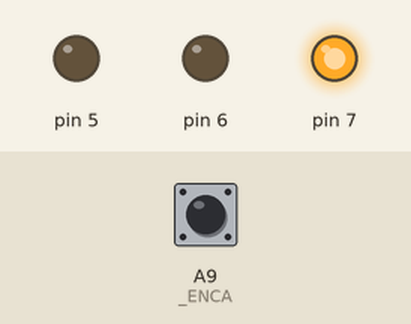
Simulated run of this program. Board: Teensy 3. On the bench: output pins drawn as LEDs (lit = HIGH). The inputs (shaded band) are chosen by the test bench; at power-on: A9 (_ENCA) HIGH. What the program prints to the serial monitor is not drawn.

Above: at 0.1 s.
Timing chart, 0 to 1.6 s (numbered marks = the images above):
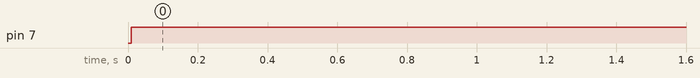

The program:

main.cpp
```cpp
#include <Arduino.h>
#include "SpeedControl.h"


#define IN1 6
#define IN2 7
#define PWM 5

unsigned long timePlot;

Control control(IN1,IN2,PWM);

void setup() {
  Serial.begin(115200);
  control.init();
}

void loop() {
  // control.targetRPM = 100;

  while (Serial.available() > 0)
  {
    String inData = Serial.readStringUntil('\n');
    String data = inData.substring(inData.indexOf("=")+1,inData.indexOf(";"));

    if(inData[0] == 'p') control.kp = data.toFloat();
    else if(inData[0] == 'i') control.ki = data.toFloat();
    else if(inData[0] == 'd') control.kd = data.toFloat();
    else if(inData[0] == 's') control.setRPM(data.toFloat());
  }


  if(millis() - timePlot > 100){
    // timePlot = millis();
    control.showinfo();
    Serial << "KP : "<<control.kp << " , ";
    Serial << "KI : "<<control.ki << " , ";
    Serial << "KD : "<<control.kd << " , ";

    timePlot = millis();
  }

}
```

SpeedControl.h
```cpp
#ifndef SPEED_CONTROL_H
#define SPEED_CONTROL_H
#include <Streaming.h>

#define _ENCA 23
#define _ENCB 22


class Control
{
    private:
        static uint8_t _DIR1;
        static uint8_t _DIR2;
        static uint8_t _PWM;

        // float kp;
        // float ki;
        // float kd;
        static float rpm;
        static float rpmPrev;
        static float eint;
        static float prevError;
        static long prevTimeI;
        static float rpmFilt;
        static int targetRPM;


    public:

        static volatile long encCnt;
        static volatile long prevTime;
        static volatile float velocity;


        static float kp;
        static float ki;
        static float kd;


        Control(uint8_t DIR1,uint8_t DIR2,uint8_t PWM );
        static void init();
        static void readenc();
        static void compute_pid();

        static void setMotor(int16_t);
        void showinfo();
        void setRPM(int);


};


#endif
```

SpeedControl.cpp
```cpp
#include <Arduino.h>
#include "SpeedControl.h"
#include <Streaming.h>


IntervalTimer speed_control_timer;


//static
volatile long Control::encCnt = 0;
volatile long Control::prevTime =0;
volatile float Control::velocity = 0.0;
float Control::rpm = 0.0;
int Control::targetRPM = 0;
float Control::eint = 0.0;
long Control::prevTimeI =0.0;
float Control::prevError = 0.0;
uint8_t Control::_DIR1 = 0;
uint8_t Control::_DIR2 = 0;
uint8_t Control::_PWM = 0;

// 100 - 500;
// float Control::kp = 4.3;
// float Control::ki = 2.4;
// float Control::kd = 0.16;

float Control::kp = 4.3;
float Control::ki = 3.1;
float Control::kd = 0.12;

float Control::rpmFilt = 0.0;
float Control::rpmPrev = 0.0;


Control::Control(uint8_t DIR1,uint8_t DIR2,uint8_t PWM){
    _DIR1 = DIR1;
    _DIR2 = DIR2;
    _PWM = PWM;

    analogWriteResolution(10);
    analogWriteFrequency(PWM,1000);

    pinMode(_DIR1 ,OUTPUT);
    pinMode(_DIR2, OUTPUT);
    pinMode(_PWM,OUTPUT);
}

void Control::init(){
    pinMode(_ENCA,INPUT);
    pinMode(_ENCB,INPUT);
    attachInterrupt(digitalPinToInterrupt(_ENCA),readenc,RISING);
    speed_control_timer.begin(compute_pid,10000);
}

void Control::readenc(){
    int increment = (digitalRead(_ENCB) == 1)? 1:-1;
    encCnt += increment;


    long currentTime = micros();

    float deltaTime = ((float)(currentTime - prevTime)) / 1.0e6;
    velocity = 1/deltaTime;
    prevTime = currentTime;
}

void Control::setMotor(int16_t pwr){
    digitalWrite(_DIR1,pwr > 0 ? HIGH:LOW);
    digitalWrite(_DIR2,pwr > 0 ? LOW:HIGH);
    analogWrite(_PWM,pwr == 0 ? 0:abs(pwr));

}

void Control::showinfo(){

    Serial.print(">filt:");
    Serial.println(rpmFilt);

    Serial.print(">Target:");
    Serial.println(targetRPM);

    Serial.print(">Eint:");
    Serial.println(eint);

    // Serial.print("|");
}
void Control::setRPM(int RPM){
    targetRPM = RPM;

}

void Control::compute_pid(){
    rpm = (velocity/200.0)*60.0;  //RPM
    rpmFilt = 0.854*rpmFilt + 0.0728*rpm + 0.0728*rpmPrev;
    rpmPrev = rpm;

    float error = abs(targetRPM) - rpmFilt;

    eint += error*0.01f;
    eint = constrain(eint,-8000.0,8000.0);
    if(targetRPM == 0) eint = 0.0;

    float diffError = (error - prevError)/0.01f;
    prevError = error;
    if(targetRPM == 0) diffError = 0.0;

    float u = kp*error + ki*eint + kd*diffError;
    u = constrain(u,0,1023);
    if(targetRPM < 0) u =-u;
    setMotor(u);

    // Serial.print(">U:");
    // Serial.println(u);
    // Serial << "Target : " << targetRPM << " ";
    // Serial << "Error :"<< error << " ";
    // Serial << "RPM : "<< rpm << endl;

}
```

Measured:
- by itself, pin 7: LOW → HIGH at 0.01 s
